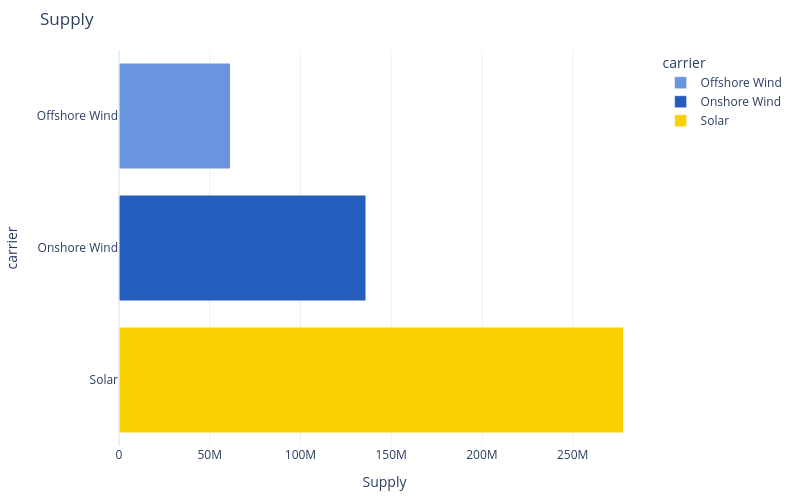

The notebook cell this image was saved under:
### Markdown cell above
All statistics parameters pass through. For example, filter by `carrier`:

### Code cell
n.statistics.supply.iplot.bar(carrier=carriers)

### Figure 1 — Plotly figure (JSON) as saved in the notebook; plotly's stock layout.template omitted (floating-point values rounded to 4 significant figures)
{"data": [{"hovertemplate": "carrier=%{y}<br>Supply=%{x}<extra></extra>", "legendgroup": "Offshore Wind", "marker": {"color": "#6895dd", "pattern": {"shape": ""}}, "name": "Offshore Wind", "orientation": "h", "showlegend": true, "textposition": "auto", "type": "bar", "x": [61400000.0], "xaxis": "x", "y": ["Offshore Wind"], "yaxis": "y"}, {"hovertemplate": "carrier=%{y}<br>Supply=%{x}<extra></extra>", "legendgroup": "Onshore Wind", "marker": {"color": "#235ebc", "pattern": {"shape": ""}}, "name": "Onshore Wind", "orientation": "h", "showlegend": true, "textposition": "auto", "type": "bar", "x": [136000000.0], "xaxis": "x", "y": ["Onshore Wind"], "yaxis": "y"}, {"hovertemplate": "carrier=%{y}<br>Supply=%{x}<extra></extra>", "legendgroup": "Solar", "marker": {"color": "#f9d002", "pattern": {"shape": ""}}, "name": "Solar", "orientation": "h", "showlegend": true, "textposition": "auto", "type": "bar", "x": [278000000.0], "xaxis": "x", "y": ["Solar"], "yaxis": "y"}], "layout": {"barmode": "stack", "height": 500, "legend": {"title": {"text": "carrier"}, "tracegroupgap": 0}, "margin": {"b": 50, "l": 50, "r": 50, "t": 50}, "title": {"text": "Supply"}, "width": 800, "xaxis": {"anchor": "y", "domain": [0, 1], "title": {"text": "Supply"}}, "yaxis": {"anchor": "x", "categoryarray": ["Solar", "Onshore Wind", "Offshore Wind"], "categoryorder": "array", "domain": [0, 1], "title": {"text": "carrier"}}}}
